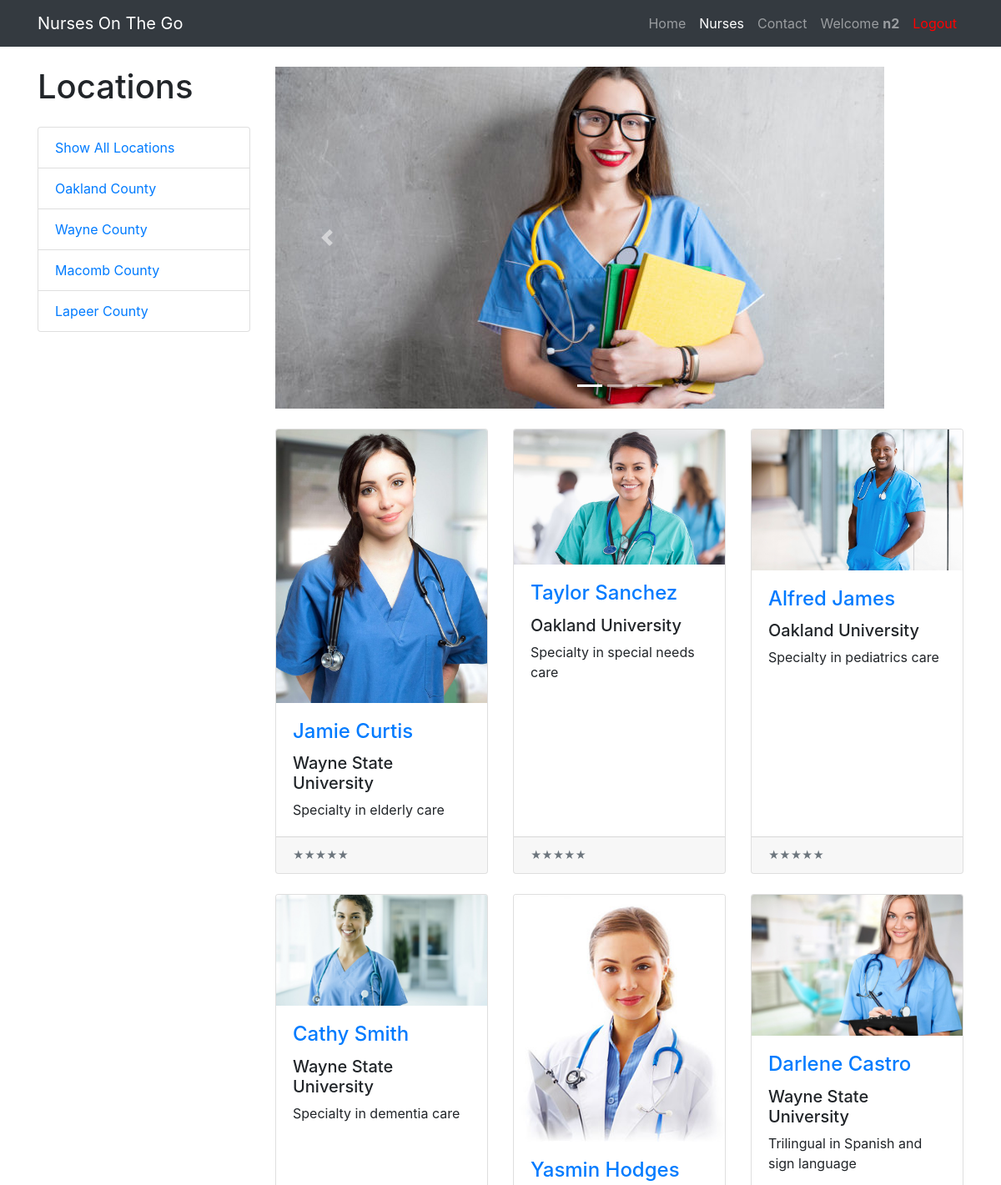
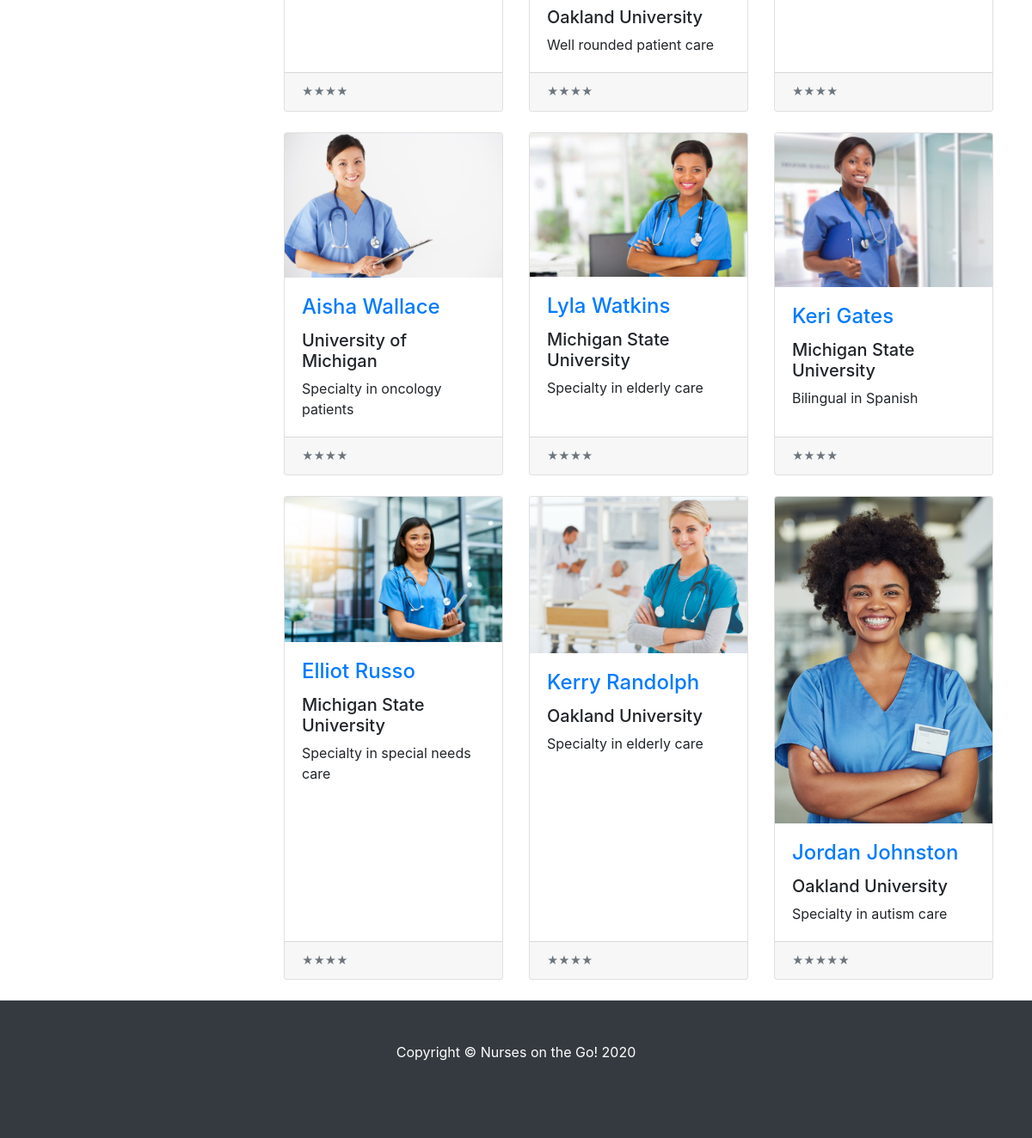
/menu.php (signed in), run on the app's committed database (2 pictures, top to bottom).
### tables this page shows
CREATE TABLE IF NOT EXISTS `profile` (
  `pid` int(11) NOT NULL AUTO_INCREMENT,
  `uid` int(11) NOT NULL,
  `url` varchar(100) NOT NULL,
  `image` varchar(100) DEFAULT NULL,
  `name` varchar(100) NOT NULL,
  `location` varchar(100) DEFAULT NULL,
  `university` varchar(100) DEFAULT NULL,
  `specialty` varchar(100) DEFAULT NULL,
  `experience` int(11) DEFAULT NULL,
  `description` varchar(1000) DEFAULT NULL,
  `rating` int(11) NOT NULL,
  PRIMARY KEY (`pid`),
  UNIQUE KEY `uid` (`uid`)
);

### server.php (the view, shortened to what this page needs)
<?php
$db = mysqli_connect('localhost', 'username', 'password', 'dbname');
function listProfile($sql) {
    global $db;
    $results = mysqli_query($db, $sql);
    while ($row = mysqli_fetch_array($results)){
            echo "<div class='col-lg-4 col-md-6 mb-4'>";
            echo "<div class='card h-100'>";
                            echo "<a href='";
                            echo $row['url'];
                            echo "'>";
                            echo "<img class='card-img-top' src='";
                            echo $row['image'];
                            echo "' alt=''> </a>";
                            echo "<div class='card-body'> <h4 class='card-title'> <a href='";
                            echo $row['url'];
                            echo "'>";
                            echo $row['name'];
                            echo "</a></h4><h5>";
                            echo $row['university'];
                            echo "</h5>";
                            echo "<p class='card-text'>";
                            echo $row['specialty'];
                            echo "</p></div>";
                            echo "<div class='card-footer'><small class='text-muted'>";
                            $star = $row['rating'];
                            while ($star > 0){
                                echo "&#9733;";
                                $star = $star - 1;
                                }
                                echo "</small>";
                echo"</div>";
            echo "</div>";
        echo "</div>";
    }
}
?>

### css/shop-homepage.css (style rules this page uses)
body { padding-top: 56px; }

### data on the page
profile: image (picture), name "Jamie Curtis", university "Wayne State University", specialty "Specialty in elderly care", rating 5 (drawn)
profile: image (picture), name "Taylor Sanchez", university "Oakland University", specialty "Specialty in special needs care", rating 5 (drawn)
profile: image (picture), name "Alfred James", university "Oakland University", specialty "Specialty in pediatrics care", rating 5 (drawn)
profile: image (picture), name "Cathy Smith", university "Wayne State University", specialty "Specialty in dementia care", rating 4 (drawn)
profile: image (picture), name "Yasmin Hodges", university "Oakland University", specialty "Well rounded patient care", rating 4 (drawn)
profile: image (picture), name "Darlene Castro", university "Wayne State University", specialty "Trilingual in Spanish and sign language", rating 4 (drawn)
profile: image (picture), name "Aisha Wallace", university "University of Michigan", specialty "Specialty in oncology patients", rating 4 (drawn)
profile: image (picture), name "Lyla Watkins", university "Michigan State University", specialty "Specialty in elderly care", rating 4 (drawn)
profile: image (picture), name "Keri Gates", university "Michigan State University", specialty "Bilingual in Spanish", rating 4 (drawn)
profile: image (picture), name "Elliot Russo", university "Michigan State University", specialty "Specialty in special needs care", rating 4 (drawn)
profile: image (picture), name "Kerry Randolph", university "Oakland University", specialty "Specialty in elderly care", rating 4 (drawn)
profile: image (picture), name "Jordan Johnston", university "Oakland University", specialty "Specialty in autism care", rating 5 (drawn)

### other printed values
$_SESSION['username'] "n2"
